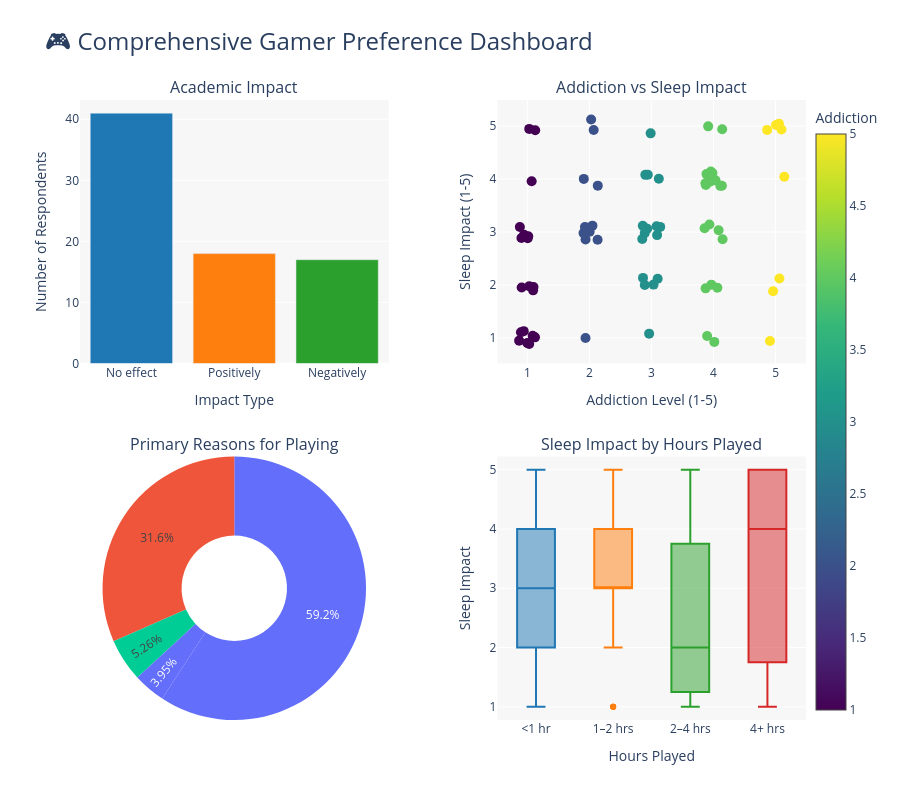

Here is the notebook cell this chart was saved with:
### Markdown cell above
Insight: Daily and weekly players who game purely for "Entertainment" overwhelmingly report positive stress reduction (clustering at scores 1 and 2). However, players who actively game for "Stress Relief" show much more scattered, higher scores, suggesting that using gaming as a deliberate coping mechanism is not always effective.

### Code cell
import pandas as pd
import numpy as np
import plotly.graph_objects as go
from plotly.subplots import make_subplots

df = pd.read_csv("Comprehensive Gamer Preference Survey (Responses) - Form Responses 1.csv")

df.columns = [
    'timestamp', 'platform', 'hours_played', 'game_type', 'play_frequency',
    'addiction_level', 'academic_impact', 'download_method', 'play_with_friends',
    'competitive_gaming', 'in_game_purchases', 'time_of_day', 'play_reason',
    'sleep_impact', 'stress_impact', 'made_online_friends'
]

df['sleep_impact'] = df['sleep_impact'].str.extract(r'(\d+)').astype(float)
df['stress_impact'] = df['stress_impact'].str.extract(r'(\d+)').astype(float)
df['addiction_level'] = df['addiction_level'].fillna(df['addiction_level'].median())
df['sleep_impact'] = df['sleep_impact'].fillna(df['sleep_impact'].median())
df['stress_impact'] = df['stress_impact'].fillna(df['stress_impact'].median())

for col in ['academic_impact', 'download_method', 'competitive_gaming', 'in_game_purchases', 'time_of_day']:
    df[col] = df[col].fillna(df[col].mode()[0])

fig = make_subplots(
    rows=2, cols=2,
    subplot_titles=("Academic Impact", "Addiction vs Sleep Impact", 
                    "Primary Reasons for Playing", "Sleep Impact by Hours Played"),
    specs=[[{"type": "bar"}, {"type": "scatter"}],
           [{"type": "pie"}, {"type": "box"}]],
    horizontal_spacing=0.15,
    vertical_spacing=0.15
)

academic_counts = df['academic_impact'].value_counts()
fig.add_trace(go.Bar(
    x=academic_counts.index, 
    y=academic_counts.values, 
    marker_color=['#1f77b4', '#ff7f0e', '#2ca02c'],
    name="Academic Impact"
), row=1, col=1)

np.random.seed(42)
jitter_x = df['addiction_level'] + np.random.uniform(-0.15, 0.15, size=len(df))
jitter_y = df['sleep_impact'] + np.random.uniform(-0.15, 0.15, size=len(df))

fig.add_trace(go.Scatter(
    x=jitter_x, 
    y=jitter_y, 
    mode='markers', 
    marker=dict(size=10, color=df['addiction_level'], colorscale='Viridis', showscale=True, colorbar=dict(title="Addiction", x=1.0)),
    text=df['platform'],
    hovertemplate="Addiction: %{x:.1f}<br>Sleep Impact: %{y:.1f}<br>Platform: %{text}<extra></extra>",
    name="Addiction/Sleep"
), row=1, col=2)

reason_counts = df['play_reason'].value_counts()
fig.add_trace(go.Pie(
    labels=reason_counts.index, 
    values=reason_counts.values, 
    hole=0.4, 
    name="Reasons",
    marker_colors=['#636EFA', '#EF553B', '#00CC96']
), row=2, col=1)

hour_order = ['<1 hr', '1–2 hrs', '2–4 hrs', '4+ hrs']
colors = ['#1f77b4', '#ff7f0e', '#2ca02c', '#d62728']

for i, hour in enumerate(hour_order):
    filtered_df = df[df['hours_played'] == hour]
    fig.add_trace(go.Box(
        y=filtered_df['sleep_impact'], 
        name=hour, 
        marker_color=colors[i]
    ), row=2, col=2)

fig.update_layout(
    title_text="🎮 Comprehensive Gamer Preference Dashboard",
    title_font_size=24,
    height=800,
    showlegend=False,
    plot_bgcolor='rgba(240,240,240,0.5)',
    paper_bgcolor='white'
)

fig.update_xaxes(title_text="Impact Type", row=1, col=1)
fig.update_yaxes(title_text="Number of Respondents", row=1, col=1)
fig.update_xaxes(title_text="Addiction Level (1-5)", row=1, col=2)
fig.update_yaxes(title_text="Sleep Impact (1-5)", row=1, col=2)
fig.update_xaxes(title_text="Hours Played", row=2, col=2)
fig.update_yaxes(title_text="Sleep Impact", row=2, col=2)

fig.show()

### Figure 1 — Plotly figure (JSON) as saved in the notebook; plotly's stock layout.template omitted (floating-point values rounded to 4 significant figures)
{"data": [{"marker": {"color": ["#1f77b4", "#ff7f0e", "#2ca02c"]}, "name": "Academic Impact", "type": "bar", "x": ["No effect", "Positively", "Negatively"], "xaxis": "x", "y": [41, 18, 17], "yaxis": "y"}, {"hovertemplate": "Addiction: %{x:.1f}<br>Sleep Impact: %{y:.1f}<br>Platform: %{text}<extra></extra>", "marker": {"color": [3.0, 4.0, 1.0, 1.0, 1.0, 4.0, 1.0, 4.0, 1.0, 4.0, 4.0, 5.0, 3.0, 4.0, 1.0, 3.0, 3.0, 5.0, 2.0, 2.0, 3.0, 3.0, 2.0, 5.0, 3.0, 1.0, 5.0, 2.0, 2.0, 5.0, 4.0, 3.0, 4.0, 2.0, 4.0, 1.0, 1.0, 1.0, 5.0, 4.0, 4.0, 1.0, 3.0, 1.0, 2.0, 2.0, 4.0, 1.0, 1.0, 2.0, 3.0, 3.0, 2.0, 3.0, 1.0, 1.0, 4.0, 1.0, 3.0, 1.0, 4.0, 3.0, 1.0, 4.0, 4.0, 4.0, 3.0, 3.0, 4.0, 4.0, 4.0, 2.0, 3.0, 5.0, 5.0, 2.0], "colorbar": {"title": {"text": "Addiction"}, "x": 1}, "colorscale": [[0, "#440154"], [0.1111, "#482878"], [0.2222, "#3e4989"], [0.3333, "#31688e"], [0.4444, "#26828e"], [0.5556, "#1f9e89"], [0.6667, "#35b779"], [0.7778, "#6ece58"], [0.8889, "#b5de2b"], [1, "#fde725"]], "showscale": true, "size": 10}, "mode": "markers", "name": "Addiction/Sleep", "text": ["Mobile (Smartphone/Tablet)", "PC (Desktop/Laptop), Console (PlayStation, Xbox, Nintendo), Mobile (Smartphone/Tablet)", "Mobile (Smartphone/Tablet)", "Mobile (Smartphone/Tablet)", "Mobile (Smartphone/Tablet)", "PC (Desktop/Laptop), Mobile (Smartphone/Tablet)", "Console (PlayStation, Xbox, Nintendo)", "PC (Desktop/Laptop), Mobile (Smartphone/Tablet)", "Mobile (Smartphone/Tablet)", "Mobile (Smartphone/Tablet)", "Mobile (Smartphone/Tablet)", "Mobile (Smartphone/Tablet)", "Mobile (Smartphone/Tablet)", "Mobile (Smartphone/Tablet)", "Mobile (Smartphone/Tablet)", "PC (Desktop/Laptop), Mobile (Smartphone/Tablet)", "PC (Desktop/Laptop), Mobile (Smartphone/Tablet)", "Mobile (Smartphone/Tablet)", "Mobile (Smartphone/Tablet)", "PC (Desktop/Laptop)", "Mobile (Smartphone/Tablet)", "Mobile (Smartphone/Tablet)", "PC (Desktop/Laptop)", "Cloud Gaming Services (e.g., GeForce NOW, Xbox Cloud Gaming)", "Mobile (Smartphone/Tablet)", "PC (Desktop/Laptop), Mobile (Smartphone/Tablet)", "Console (PlayStation, Xbox, Nintendo)", "PC (Desktop/Laptop)", "PC (Desktop/Laptop)", "PC (Desktop/Laptop), Console (PlayStation, Xbox, Nintendo), Mobile (Smartphone/Tablet), Cloud Gaming Services (e.g., GeForce NOW, Xbox Cloud Gaming)", "PC (Desktop/Laptop), Mobile (Smartphone/Tablet)", "PC (Desktop/Laptop)", "PC (Desktop/Laptop), Mobile (Smartphone/Tablet)", "PC (Desktop/Laptop), Mobile (Smartphone/Tablet)", "Mobile (Smartphone/Tablet)", "Mobile (Smartphone/Tablet)", "Mobile (Smartphone/Tablet)", "Mobile (Smartphone/Tablet)", "Console (PlayStation, Xbox, Nintendo)", "PC (Desktop/Laptop)", "PC (Desktop/Laptop), Mobile (Smartphone/Tablet)", "PC (Desktop/Laptop)", "PC (Desktop/Laptop), Mobile (Smartphone/Tablet)", "PC (Desktop/Laptop)", "PC (Desktop/Laptop), Mobile (Smartphone/Tablet)", "PC (Desktop/Laptop), Mobile (Smartphone/Tablet)", "PC (Desktop/Laptop)", "Mobile (Smartphone/Tablet)", "PC (Desktop/Laptop)", "Mobile (Smartphone/Tablet)", "PC (Desktop/Laptop)", "Mobile (Smartphone/Tablet)", "Mobile (Smartphone/Tablet)", "PC (Desktop/Laptop), Mobile (Smartphone/Tablet)", "Mobile (Smartphone/Tablet)", "Mobile (Smartphone/Tablet)", "PC (Desktop/Laptop), Mobile (Smartphone/Tablet)", "PC (Desktop/Laptop), Mobile (Smartphone/Tablet)", "PC (Desktop/Laptop), Mobile (Smartphone/Tablet)", "Mobile (Smartphone/Tablet)", "PC (Desktop/Laptop), Console (PlayStation, Xbox, Nintendo), Mobile (Smartphone/Tablet)", "PC (Desktop/Laptop), Mobile (Smartphone/Tablet)", "Mobile (Smartphone/Tablet)", "PC (Desktop/Laptop)", "PC (Desktop/Laptop), Mobile (Smartphone/Tablet)", "Mobile (Smartphone/Tablet)", "Mobile (Smartphone/Tablet)", "PC (Desktop/Laptop), Mobile (Smartphone/Tablet)", "PC (Desktop/Laptop)", "PC (Desktop/Laptop), Mobile (Smartphone/Tablet)", "PC (Desktop/Laptop), Mobile (Smartphone/Tablet)", "PC (Desktop/Laptop), Mobile (Smartphone/Tablet)", "Mobile (Smartphone/Tablet)", "PC (Desktop/Laptop), Mobile (Smartphone/Tablet), Cloud Gaming Services (e.g., GeForce NOW, Xbox Cloud Gaming)", "Mobile (Smartphone/Tablet)", "Mobile (Smartphone/Tablet)"], "type": "scatter", "x": [2.962, 4.135, 1.07, 1.03, 0.8968, 3.897, 0.8674, 4.11, 1.03, 4.062, 3.856, 5.141, 3.1, 3.914, 0.9045, 2.905, 2.941, 5.007, 1.98, 1.937, 3.034, 2.892, 1.938, 4.96, 2.987, 1.086, 4.91, 2.004, 2.028, 4.864, 4.032, 2.901, 3.87, 2.135, 4.14, 1.093, 0.9414, 0.8793, 5.055, 3.982, 3.887, 0.9986, 2.86, 1.123, 1.928, 2.049, 3.944, 1.006, 1.014, 1.905, 3.141, 3.083, 2.132, 3.118, 1.029, 1.127, 3.877, 0.9088, 2.864, 0.9476, 3.967, 2.931, 1.099, 3.957, 3.934, 4.013, 2.892, 3.091, 3.872, 4.146, 4.082, 1.91, 2.852, 5.095, 5.062, 2.069], "xaxis": "x2", "y": [1.081, 3.872, 3.958, 0.8848, 1.109, 1.037, 0.9493, 3.869, 4.943, 1.948, 3.069, 4.041, 2.116, 4.992, 2.886, 3.064, 4.078, 5.018, 3.081, 0.9981, 2.007, 2.978, 2.858, 1.882, 4.859, 1.041, 0.9443, 3.003, 5.122, 4.925, 3.973, 4.077, 3.919, 3.873, 4.937, 1.898, 1.129, 3.092, 5.04, 4.111, 4.091, 0.906, 3.118, 1.012, 3.092, 3.119, 3.945, 2.883, 2.918, 2.978, 3.095, 3.108, 2.852, 4.003, 1.975, 4.917, 3.886, 1.951, 2.133, 2.947, 2.006, 3.061, 1.959, 4.142, 3.139, 0.9255, 1.999, 2.94, 1.935, 2.861, 3.033, 4.001, 2.865, 4.934, 2.122, 4.922], "yaxis": "y2"}, {"domain": {"x": [0, 0.425], "y": [0, 0.425]}, "hole": 0.4, "labels": ["Entertainment", "Stress relief", "Competition", "Socializing"], "marker": {"colors": ["#636EFA", "#EF553B", "#00CC96"]}, "name": "Reasons", "type": "pie", "values": [45, 24, 4, 3]}, {"marker": {"color": "#1f77b4"}, "name": "<1 hr", "type": "box", "xaxis": "x3", "y": [4.0, 1.0, 5.0, 2.0, 3.0, 5.0, 4.0, 2.0, 3.0, 4.0, 1.0, 4.0, 3.0, 3.0, 2.0, 5.0, 2.0, 3.0, 2.0, 3.0, 1.0, 2.0, 3.0, 3.0, 4.0, 5.0], "yaxis": "y3"}, {"marker": {"color": "#ff7f0e"}, "name": "1–2 hrs", "type": "box", "xaxis": "x3", "y": [1.0, 4.0, 1.0, 3.0, 3.0, 4.0, 3.0, 1.0, 2.0, 3.0, 3.0, 3.0, 5.0, 4.0, 4.0, 4.0, 5.0, 1.0, 4.0, 3.0, 3.0, 3.0, 3.0, 3.0, 3.0, 4.0, 3.0, 4.0, 2.0, 3.0], "yaxis": "y3"}, {"marker": {"color": "#2ca02c"}, "name": "2–4 hrs", "type": "box", "xaxis": "x3", "y": [1.0, 4.0, 2.0, 5.0, 1.0, 1.0, 3.0, 4.0, 2.0, 3.0, 2.0], "yaxis": "y3"}, {"marker": {"color": "#d62728"}, "name": "4+ hrs", "type": "box", "xaxis": "x3", "y": [1.0, 4.0, 5.0, 5.0, 2.0, 1.0, 5.0, 2.0, 5.0], "yaxis": "y3"}], "layout": {"annotations": [{"font": {"size": 16}, "showarrow": false, "text": "Academic Impact", "x": 0.2125, "xanchor": "center", "xref": "paper", "y": 1, "yanchor": "bottom", "yref": "paper"}, {"font": {"size": 16}, "showarrow": false, "text": "Addiction vs Sleep Impact", "x": 0.7875, "xanchor": "center", "xref": "paper", "y": 1, "yanchor": "bottom", "yref": "paper"}, {"font": {"size": 16}, "showarrow": false, "text": "Primary Reasons for Playing", "x": 0.2125, "xanchor": "center", "xref": "paper", "y": 0.425, "yanchor": "bottom", "yref": "paper"}, {"font": {"size": 16}, "showarrow": false, "text": "Sleep Impact by Hours Played", "x": 0.7875, "xanchor": "center", "xref": "paper", "y": 0.425, "yanchor": "bottom", "yref": "paper"}], "height": 800, "paper_bgcolor": "white", "plot_bgcolor": "rgba(240,240,240,0.5)", "showlegend": false, "title": {"font": {"size": 24}, "text": "🎮 Comprehensive Gamer Preference Dashboard"}, "xaxis": {"anchor": "y", "domain": [0, 0.425], "title": {"text": "Impact Type"}}, "xaxis2": {"anchor": "y2", "domain": [0.575, 1], "title": {"text": "Addiction Level (1-5)"}}, "xaxis3": {"anchor": "y3", "domain": [0.575, 1], "title": {"text": "Hours Played"}}, "yaxis": {"anchor": "x", "domain": [0.575, 1], "title": {"text": "Number of Respondents"}}, "yaxis2": {"anchor": "x2", "domain": [0.575, 1], "title": {"text": "Sleep Impact (1-5)"}}, "yaxis3": {"anchor": "x3", "domain": [0, 0.425], "title": {"text": "Sleep Impact"}}}}
